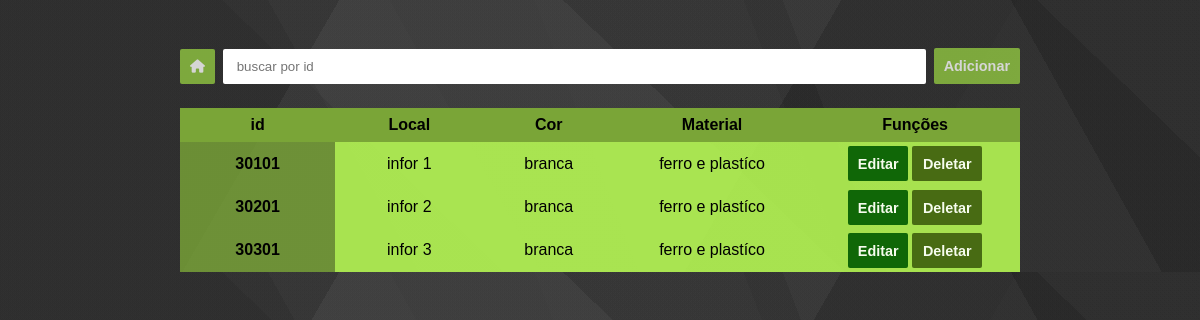
Page /3 on the committed database.
### models.py (models this page shows)
class Moveis(db.Model):
    id = db.Column(db.Integer, primary_key = True)
    id_sala = db.Column(db.Integer, db.ForeignKey('sala.id'))
    id_objeto = db.Column(db.Integer, db.ForeignKey('objetos.id'))
    material = db.Column(db.String(50))
    cor = db.Column(db.String(20))

### routes/funcoes.py (the view)
@funcoes_route.route('/<int:itens>')
def listar_itens(itens):
    session['id_obj'] = itens
    global tabela_moveis
    tabela_moveis = db.session.query(Moveis).filter_by(id_objeto = itens).all()
    if tabela_moveis:
        mov = True
        return render_template('lista_item.html', tabela = tabela_moveis, movel = mov)
    else:
        mov = False
        tabela_eletronicos = db.session.query(Eletronicos).filter_by(id_objeto = itens).all()
        return render_template('lista_item.html', tabela = tabela_eletronicos, movel = mov)

### templates/lista_item.html (shortened to what this page needs)
<!DOCTYPE html>
<html lang="pt-br">
<head>
  <link rel="stylesheet" href="https://cdnjs.cloudflare.com/ajax/libs/font-awesome/6.6.0/css/all.min.css"
 />
  <link rel="stylesheet" href="../static/css/table.css">
</head>
<body>
  <div class="search--flex">
    <button class="back--btn">
      <a href="/">
        <i class="fa-solid fa-house"></i>
      </a>
    </button>
    <input type="number" id="search--tipping" placeholder=" buscar por id ">
    <button id="abrir_modal" class="search--btn" data-modal="modal">Adicionar</button>
  </div>
  <table>
    <thead>
      <tr>
        <th>id</th>
        <th>Local</th>
        {% if tabela[0].potencia %}
        <th>Potencia</th>
        <th>Consumo</th>
        {% else %}
        <th>Cor</th>
        <th>Material</th>
        {% endif %}
        <th>Funções</th>
      </tr>
    </thead>
    <tbody id="table--item">
      {% for objeto in tabela: %}
      <th scope="row">{{ objeto.id }}</th>
      <td>infor {{ objeto.id_sala }}</td>
      {% if objeto.potencia %}
      <td>{{ objeto.potencia }}</td>
      <td>{{ objeto.consumo }}</td>
      {% else %}
      <td>{{ objeto.cor }}</td>
      <td>{{ objeto.material }}</td>
  <td>
          <button data-modal="modal2" class="abrir_modal edit--btn">
            Editar
          </button>
          <a href="/{{ objeto.id }}/Deletar">
            <button class="delet--btn">Deletar</button>
          </a>
        </td>
      {% endif %}
      {% endfor %}
    </tbody>
  </table>
</body>
</html>

### static/css/table.css (style rules this page uses)
:root { --corDeFundo-cabecalho: #7AA637; --corDeFundo-tr: #7aa637cd; --corDeFundo-td: #bbff54db; --corDeFundo-btn: #91c741; --corButtonDelet: #3e5f0d; --corButtonEdit: #005a00; --corButtonClose: rgb(255, 54, 54); }
* { margin: 0; box-sizing: border-box; font-family: "Josefin Sans", sans-serif; }
body { background-image: linear-gradient(300deg, rgba(77, 77, 77, 0.05) 0%, rgba(77, 77, 77, 0.05) 25%, rgba(42, 42, 42, 0.05) 25%, rgba(42, 42, 42, 0.05) 38%, rgba(223, 223, 223, 0.05) 38%, rgba(223, 223, 223, 0.05) 75%, rgba(36, 36, 36, 0.05) 75%, rgba(36, 36, 36, 0.05) 100%), linear-gradient(44deg, rgba(128, 128, 128, 0.05) 0%, rgba(128, 128, 128, 0.05) 34%, rgba(212, 212, 212, 0.05) 34%, rgba(212, 212, 212, 0.05) 57%, rgba(25, 25, 25, 0.05) 57%, rgba(25, 25, 25, 0.05) 89%, rgba(135, 135, 135, 0.05) 89%, rgba(135, 135, 135, 0.05) 100%), linear-gradient(241deg, rgba(55, 55, 55, 0.05) 0%, rgba(55, 55, 55, 0.05) 14%, rgba(209, 209, 209, 0.05) 14%, rgba(209, 209, 209, 0.05) 60%, rgba(245, 245, 245, 0.05) 60%, rgba(245, 245, 245, 0.05) 69%, rgba(164, 164, 164, 0.05) 69%, rgba(164, 164, 164, 0.05) 100%), linear-gradient(249deg, rgba(248, 248, 248, 0.05) 0%, rgba(248, 248, 248, 0.05) 32%, rgba(148, 148, 148, 0.05) 32%, rgba(148, 148, 148, 0.05) 35%, rgba(202, 202, 202, 0.05) 35%, rgba(202, 202, 202, 0.05) 51%, rgba(181, 181, 181, 0.05) 51%, rgba(181, 181, 181, 0.05) 100%), linear-gradient(92deg, hsl(214, 0%, 11%), hsl(214, 0%, 11%)); display: flex; flex-direction: column; justify-content: center; align-items: center; padding-top: 1.5rem; }
.search--flex { display: flex; justify-content: center; align-items: center; width: 100%; max-width: 70vw; margin-top: 1.5rem; margin-bottom: 1.5rem; gap: 0.5rem; }
.search--flex input { width: 100%; border: none; border-radius: 2px; padding: 10px; }
.search--btn { color: #fff; background-color: var(--corDeFundo-btn); border: none; border-radius: 2px; font-size: 0.9rem; font-weight: bold; cursor: pointer; padding: 10px; opacity: 0.8; transition: 0.5s ease; }
.edit--btn { color: #fff; background-color: var(--corButtonEdit); border: none; border-radius: 2px; font-size: 0.9rem; font-weight: bold; cursor: pointer; padding: 10px; margin-bottom: 0.2rem; width: 60px; max-width: 90%; height: 35px; max-height: 80%; opacity: 0.9; transition: 0.3s ease; }
.delet--btn { color: #fff; background-color: var(--corButtonDelet); border: none; border-radius: 2px; font-size: 0.9rem; font-weight: bold; cursor: pointer; padding: 10px; margin-top: 0.2rem; width: 70px; max-width: 90%; height: 35px; max-height: 80%; opacity: 0.9; transition: 0.3s ease; }
table { border-collapse: collapse; width: 100%; max-width: 70vw; margin: auto; }
thead { background-color: var(--corDeFundo-cabecalho); color: black; }
th { background-color: var(--corDeFundo-tr); padding: 0.5rem; text-align: center; width: 30px; }
td { text-align: center; background-color: var(--corDeFundo-td); }
body { display: flex; justify-content: center; align-items: center; }

### rows in the picture
Moveis: id "30101", id_sala "1", cor "branca", material "ferro e plastíco"
Moveis: id "30201", id_sala "2", cor "branca", material "ferro e plastíco"
Moveis: id "30301", id_sala "3", cor "branca", material "ferro e plastíco"
